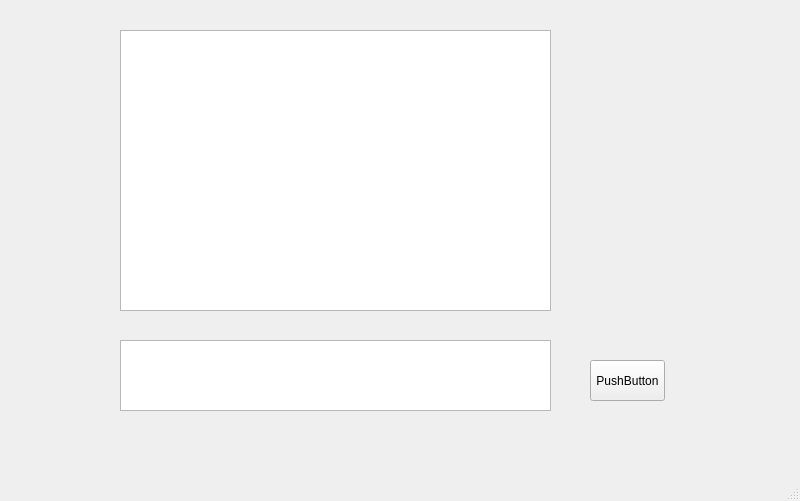
<?xml version="1.0" encoding="UTF-8"?>
<ui version="4.0">
 <class>MainWindow</class>
 <widget class="QMainWindow" name="MainWindow">
  <property name="geometry">
   <rect>
    <x>0</x>
    <y>0</y>
    <width>800</width>
    <height>501</height>
   </rect>
  </property>
  <property name="windowTitle">
   <string>MainWindow</string>
  </property>
  <widget class="QWidget" name="centralwidget">
   <widget class="QTextEdit" name="textmsg">
    <property name="geometry">
     <rect>
      <x>120</x>
      <y>340</y>
      <width>431</width>
      <height>71</height>
     </rect>
    </property>
   </widget>
   <widget class="QPushButton" name="pushMsg">
    <property name="geometry">
     <rect>
      <x>590</x>
      <y>360</y>
      <width>75</width>
      <height>41</height>
     </rect>
    </property>
    <property name="text">
     <string>PushButton</string>
    </property>
   </widget>
   <widget class="QTextEdit" name="textEdit">
    <property name="geometry">
     <rect>
      <x>120</x>
      <y>30</y>
      <width>431</width>
      <height>281</height>
     </rect>
    </property>
   </widget>
  </widget>
  <widget class="QMenuBar" name="menubar">
   <property name="geometry">
    <rect>
     <x>0</x>
     <y>0</y>
     <width>800</width>
     <height>21</height>
    </rect>
   </property>
  </widget>
  <widget class="QStatusBar" name="statusbar"/>
 </widget>
 <resources/>
 <connections/>
</ui>
